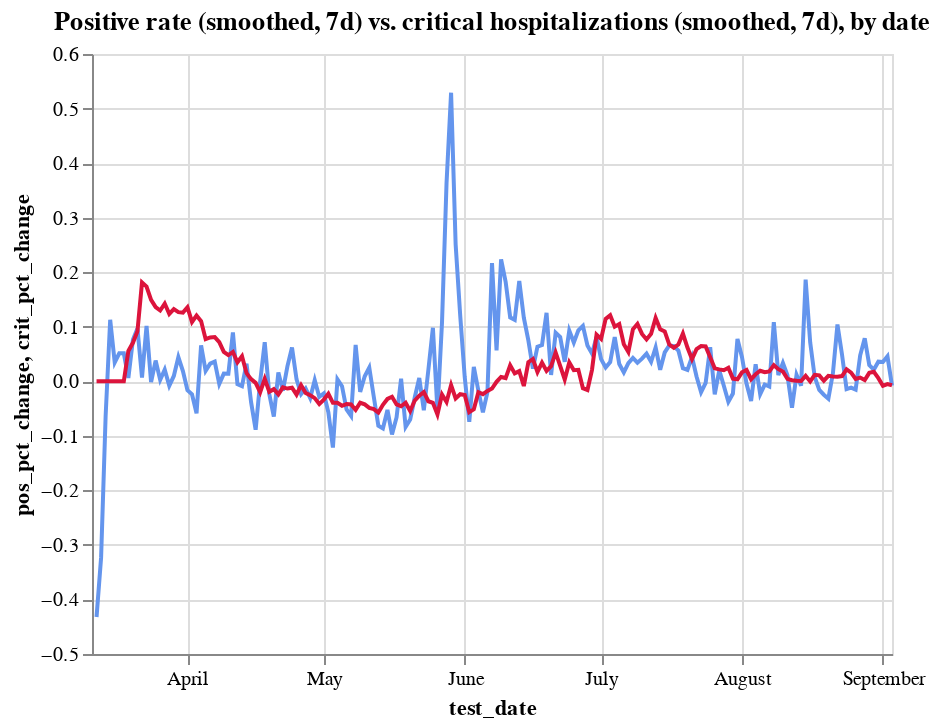

The notebook cell saved with this chart:
### Code cell
c1 = alt.Chart(hos_and_rate
               .assign(pos_pct_change = lambda x: x.pos_pct_change.ewm(span=7).mean())
              ).mark_line(color='cornflowerblue').encode(
    x='test_date',
    y='pos_pct_change',
    tooltip=['test_date', 'positive_rate'],
)
c2 = alt.Chart(hos_and_rate
               .assign(crit_pct_change = lambda x: x.crit_pct_change.ewm(span=7).mean())
              ).mark_line(color='crimson').encode(
    x='test_date',
    y='crit_pct_change',
    tooltip=['test_date', 'critical'],
)


alt.layer(c1, c2).properties(title='Positive rate (smoothed, 7d) vs. critical hospitalizations (smoothed, 7d), by date')

### Figure 1 — Vega-Lite specification as saved in the notebook (floating-point values rounded to 4 significant figures; data arrays with more than 128 entries replaced by an {"elided": "..."} marker saying what was removed)
{"config": {"view": {"continuousWidth": 400, "continuousHeight": 300}}, "layer": [{"data": {"name": "data-fccee1bb0e651c13de8ea4bc75dbafbc"}, "mark": {"type": "line", "color": "cornflowerblue"}, "encoding": {"tooltip": [{"type": "temporal", "field": "test_date"}, {"type": "quantitative", "field": "positive_rate"}], "x": {"type": "temporal", "field": "test_date"}, "y": {"type": "quantitative", "field": "pos_pct_change"}}}, {"data": {"name": "data-ccdb8acdf832abfbc0ff221514040427"}, "mark": {"type": "line", "color": "crimson"}, "encoding": {"tooltip": [{"type": "temporal", "field": "test_date"}, {"type": "quantitative", "field": "critical"}], "x": {"type": "temporal", "field": "test_date"}, "y": {"type": "quantitative", "field": "crit_pct_change"}}}], "title": "Positive rate (smoothed, 7d) vs. critical hospitalizations (smoothed, 7d), by date", "$schema": "https://vega.github.io/schema/vega-lite/v4.8.1.json", "datasets": {"data-fccee1bb0e651c13de8ea4bc75dbafbc": {"elided": "177 records"}, "data-ccdb8acdf832abfbc0ff221514040427": {"elided": "177 records"}}}
